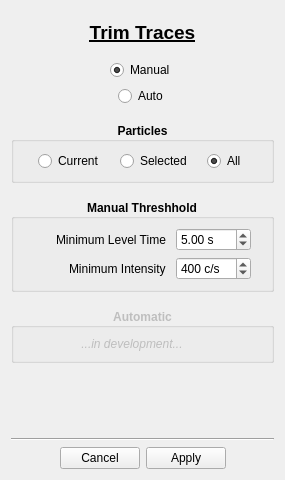
<?xml version="1.0" encoding="UTF-8"?>
<ui version="4.0">
 <class>Form</class>
 <widget class="QWidget" name="Form">
  <property name="windowModality">
   <enum>Qt::ApplicationModal</enum>
  </property>
  <property name="geometry">
   <rect>
    <x>0</x>
    <y>0</y>
    <width>285</width>
    <height>480</height>
   </rect>
  </property>
  <property name="minimumSize">
   <size>
    <width>250</width>
    <height>370</height>
   </size>
  </property>
  <property name="windowTitle">
   <string>Full SMS Settings</string>
  </property>
  <layout class="QVBoxLayout" name="verticalLayout">
   <item>
    <spacer name="verticalSpacer_2">
     <property name="orientation">
      <enum>Qt::Vertical</enum>
     </property>
     <property name="sizeType">
      <enum>QSizePolicy::Fixed</enum>
     </property>
     <property name="sizeHint" stdset="0">
      <size>
       <width>20</width>
       <height>10</height>
      </size>
     </property>
    </spacer>
   </item>
   <item>
    <widget class="QLabel" name="label">
     <property name="font">
      <font>
       <pointsize>14</pointsize>
       <weight>75</weight>
       <bold>true</bold>
       <underline>true</underline>
      </font>
     </property>
     <property name="text">
      <string>Trim Traces</string>
     </property>
     <property name="alignment">
      <set>Qt::AlignCenter</set>
     </property>
    </widget>
   </item>
   <item>
    <spacer name="verticalSpacer_3">
     <property name="orientation">
      <enum>Qt::Vertical</enum>
     </property>
     <property name="sizeType">
      <enum>QSizePolicy::Fixed</enum>
     </property>
     <property name="sizeHint" stdset="0">
      <size>
       <width>20</width>
       <height>10</height>
      </size>
     </property>
    </spacer>
   </item>
   <item>
    <layout class="QVBoxLayout" name="verticalLayout_2">
     <property name="spacing">
      <number>6</number>
     </property>
     <item>
      <layout class="QHBoxLayout" name="horizontalLayout_2">
       <item>
        <spacer name="horizontalSpacer">
         <property name="orientation">
          <enum>Qt::Horizontal</enum>
         </property>
         <property name="sizeHint" stdset="0">
          <size>
           <width>40</width>
           <height>20</height>
          </size>
         </property>
        </spacer>
       </item>
       <item>
        <widget class="QRadioButton" name="rdbManual">
         <property name="text">
          <string>Manual</string>
         </property>
         <property name="checked">
          <bool>true</bool>
         </property>
        </widget>
       </item>
       <item>
        <spacer name="horizontalSpacer_2">
         <property name="orientation">
          <enum>Qt::Horizontal</enum>
         </property>
         <property name="sizeHint" stdset="0">
          <size>
           <width>40</width>
           <height>20</height>
          </size>
         </property>
        </spacer>
       </item>
      </layout>
     </item>
     <item>
      <layout class="QHBoxLayout" name="horizontalLayout_3">
       <item>
        <spacer name="horizontalSpacer_3">
         <property name="orientation">
          <enum>Qt::Horizontal</enum>
         </property>
         <property name="sizeHint" stdset="0">
          <size>
           <width>40</width>
           <height>20</height>
          </size>
         </property>
        </spacer>
       </item>
       <item>
        <widget class="QRadioButton" name="rdbAuto">
         <property name="text">
          <string>Auto</string>
         </property>
        </widget>
       </item>
       <item>
        <spacer name="horizontalSpacer_4">
         <property name="orientation">
          <enum>Qt::Horizontal</enum>
         </property>
         <property name="sizeHint" stdset="0">
          <size>
           <width>40</width>
           <height>20</height>
          </size>
         </property>
        </spacer>
       </item>
      </layout>
     </item>
    </layout>
   </item>
   <item>
    <spacer name="verticalSpacer_5">
     <property name="orientation">
      <enum>Qt::Vertical</enum>
     </property>
     <property name="sizeType">
      <enum>QSizePolicy::Fixed</enum>
     </property>
     <property name="sizeHint" stdset="0">
      <size>
       <width>20</width>
       <height>10</height>
      </size>
     </property>
    </spacer>
   </item>
   <item>
    <widget class="QGroupBox" name="groupBox_4">
     <property name="font">
      <font>
       <weight>75</weight>
       <bold>true</bold>
      </font>
     </property>
     <property name="title">
      <string>Particles</string>
     </property>
     <property name="alignment">
      <set>Qt::AlignCenter</set>
     </property>
     <property name="flat">
      <bool>false</bool>
     </property>
     <layout class="QHBoxLayout" name="horizontalLayout_7">
      <property name="spacing">
       <number>0</number>
      </property>
      <item>
       <spacer name="horizontalSpacer_5">
        <property name="orientation">
         <enum>Qt::Horizontal</enum>
        </property>
        <property name="sizeHint" stdset="0">
         <size>
          <width>40</width>
          <height>20</height>
         </size>
        </property>
       </spacer>
      </item>
      <item>
       <widget class="QRadioButton" name="rdbCurrent">
        <property name="font">
         <font>
          <weight>50</weight>
          <bold>false</bold>
         </font>
        </property>
        <property name="text">
         <string>Current</string>
        </property>
       </widget>
      </item>
      <item>
       <spacer name="horizontalSpacer_7">
        <property name="orientation">
         <enum>Qt::Horizontal</enum>
        </property>
        <property name="sizeHint" stdset="0">
         <size>
          <width>40</width>
          <height>20</height>
         </size>
        </property>
       </spacer>
      </item>
      <item>
       <widget class="QRadioButton" name="rdbSelected">
        <property name="font">
         <font>
          <weight>50</weight>
          <bold>false</bold>
         </font>
        </property>
        <property name="text">
         <string>Selected</string>
        </property>
       </widget>
      </item>
      <item>
       <spacer name="horizontalSpacer_8">
        <property name="orientation">
         <enum>Qt::Horizontal</enum>
        </property>
        <property name="sizeHint" stdset="0">
         <size>
          <width>40</width>
          <height>20</height>
         </size>
        </property>
       </spacer>
      </item>
      <item>
       <widget class="QRadioButton" name="rdbAll">
        <property name="font">
         <font>
          <weight>50</weight>
          <bold>false</bold>
         </font>
        </property>
        <property name="text">
         <string>All</string>
        </property>
        <property name="checked">
         <bool>true</bool>
        </property>
       </widget>
      </item>
      <item>
       <spacer name="horizontalSpacer_6">
        <property name="orientation">
         <enum>Qt::Horizontal</enum>
        </property>
        <property name="sizeHint" stdset="0">
         <size>
          <width>40</width>
          <height>20</height>
         </size>
        </property>
       </spacer>
      </item>
     </layout>
    </widget>
   </item>
   <item>
    <spacer name="verticalSpacer_6">
     <property name="orientation">
      <enum>Qt::Vertical</enum>
     </property>
     <property name="sizeType">
      <enum>QSizePolicy::Fixed</enum>
     </property>
     <property name="sizeHint" stdset="0">
      <size>
       <width>20</width>
       <height>10</height>
      </size>
     </property>
    </spacer>
   </item>
   <item>
    <widget class="QGroupBox" name="gpbManual">
     <property name="font">
      <font>
       <weight>75</weight>
       <bold>true</bold>
      </font>
     </property>
     <property name="title">
      <string>Manual Threshhold</string>
     </property>
     <property name="alignment">
      <set>Qt::AlignCenter</set>
     </property>
     <layout class="QFormLayout" name="formLayout_3">
      <property name="labelAlignment">
       <set>Qt::AlignRight|Qt::AlignTrailing|Qt::AlignVCenter</set>
      </property>
      <property name="formAlignment">
       <set>Qt::AlignRight|Qt::AlignTop|Qt::AlignTrailing</set>
      </property>
      <property name="horizontalSpacing">
       <number>10</number>
      </property>
      <property name="rightMargin">
       <number>30</number>
      </property>
      <item row="0" column="0">
       <widget class="QLabel" name="label_3">
        <property name="font">
         <font>
          <weight>50</weight>
          <bold>false</bold>
         </font>
        </property>
        <property name="text">
         <string>Minimum Level Time</string>
        </property>
       </widget>
      </item>
      <item row="0" column="1">
       <widget class="QDoubleSpinBox" name="dsbManual_Min_Time">
        <property name="maximumSize">
         <size>
          <width>75</width>
          <height>16777215</height>
         </size>
        </property>
        <property name="font">
         <font>
          <weight>50</weight>
          <bold>false</bold>
         </font>
        </property>
        <property name="suffix">
         <string> s</string>
        </property>
        <property name="decimals">
         <number>2</number>
        </property>
        <property name="minimum">
         <double>0.100000000000000</double>
        </property>
        <property name="maximum">
         <double>10000.000000000000000</double>
        </property>
        <property name="singleStep">
         <double>0.500000000000000</double>
        </property>
        <property name="stepType">
         <enum>QAbstractSpinBox::AdaptiveDecimalStepType</enum>
        </property>
        <property name="value">
         <double>5.000000000000000</double>
        </property>
       </widget>
      </item>
      <item row="1" column="0">
       <widget class="QLabel" name="label_4">
        <property name="font">
         <font>
          <weight>50</weight>
          <bold>false</bold>
         </font>
        </property>
        <property name="text">
         <string>Minimum Intensity</string>
        </property>
       </widget>
      </item>
      <item row="1" column="1">
       <widget class="QSpinBox" name="spbManual_Min_Int">
        <property name="enabled">
         <bool>true</bool>
        </property>
        <property name="maximumSize">
         <size>
          <width>75</width>
          <height>16777215</height>
         </size>
        </property>
        <property name="font">
         <font>
          <weight>50</weight>
          <bold>false</bold>
         </font>
        </property>
        <property name="suffix">
         <string> c/s</string>
        </property>
        <property name="prefix">
         <string/>
        </property>
        <property name="minimum">
         <number>10</number>
        </property>
        <property name="maximum">
         <number>999999999</number>
        </property>
        <property name="singleStep">
         <number>10</number>
        </property>
        <property name="stepType">
         <enum>QAbstractSpinBox::DefaultStepType</enum>
        </property>
        <property name="value">
         <number>400</number>
        </property>
       </widget>
      </item>
     </layout>
    </widget>
   </item>
   <item>
    <spacer name="verticalSpacer_4">
     <property name="orientation">
      <enum>Qt::Vertical</enum>
     </property>
     <property name="sizeType">
      <enum>QSizePolicy::Fixed</enum>
     </property>
     <property name="sizeHint" stdset="0">
      <size>
       <width>20</width>
       <height>10</height>
      </size>
     </property>
    </spacer>
   </item>
   <item>
    <widget class="QGroupBox" name="gpbAuto">
     <property name="enabled">
      <bool>false</bool>
     </property>
     <property name="font">
      <font>
       <weight>75</weight>
       <bold>true</bold>
      </font>
     </property>
     <property name="title">
      <string>Automatic</string>
     </property>
     <property name="alignment">
      <set>Qt::AlignCenter</set>
     </property>
     <layout class="QFormLayout" name="formLayout_4">
      <property name="labelAlignment">
       <set>Qt::AlignRight|Qt::AlignTrailing|Qt::AlignVCenter</set>
      </property>
      <property name="formAlignment">
       <set>Qt::AlignRight|Qt::AlignTop|Qt::AlignTrailing</set>
      </property>
      <property name="horizontalSpacing">
       <number>10</number>
      </property>
      <property name="rightMargin">
       <number>30</number>
      </property>
      <item row="0" column="0" colspan="2">
       <widget class="QLabel" name="label_5">
        <property name="font">
         <font>
          <weight>50</weight>
          <italic>true</italic>
          <bold>false</bold>
         </font>
        </property>
        <property name="text">
         <string>...in development...</string>
        </property>
        <property name="alignment">
         <set>Qt::AlignCenter</set>
        </property>
       </widget>
      </item>
     </layout>
    </widget>
   </item>
   <item>
    <spacer name="verticalSpacer">
     <property name="orientation">
      <enum>Qt::Vertical</enum>
     </property>
     <property name="sizeHint" stdset="0">
      <size>
       <width>20</width>
       <height>40</height>
      </size>
     </property>
    </spacer>
   </item>
   <item>
    <widget class="Line" name="line_2">
     <property name="orientation">
      <enum>Qt::Horizontal</enum>
     </property>
    </widget>
   </item>
   <item>
    <widget class="QDialogButtonBox" name="buttonBox">
     <property name="standardButtons">
      <set>QDialogButtonBox::Apply|QDialogButtonBox::Cancel</set>
     </property>
     <property name="centerButtons">
      <bool>true</bool>
     </property>
    </widget>
   </item>
  </layout>
 </widget>
 <resources/>
 <connections/>
</ui>
